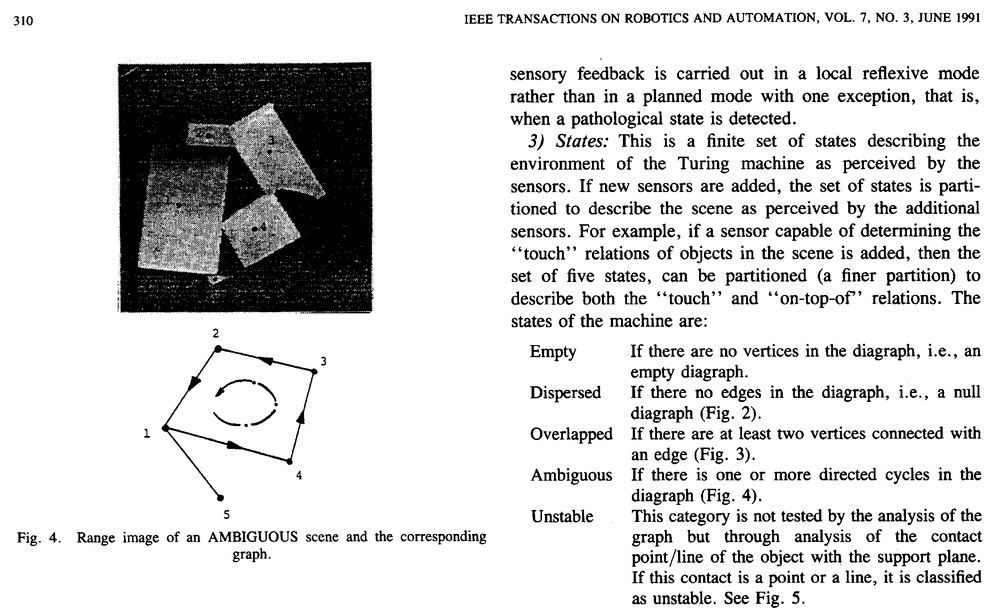
#> input picture Trabalho3/bitmap.pbm, 1000 x 615 px, shrunk from 2233 x 1374 before the run
$ jupyter execute trabalho3.ipynb   (older library calls are emulated)
#> lines starting #> are read from the running program, lines starting #| are printed output that depends on the picture; after the words box and inside, x2 and y2 are one past the last pixel; in counts of white or black regions, pixels touching at a corner belong together
# Trabalho 3 - Operações Morfológicas Para Reconhecimento de texto

[cell 1]
import cv2
import numpy as np
import imageio.v3 as iio
import matplotlib.pyplot as plt
#reading images used
img=iio.imread("bitmap.pbm")
#> img is the input picture: shape (615, 1000, 3); min 0, max 255, mean 215.8

plt.imshow(img, cmap= "gray",vmin=0,vmax=255)
plt.show()

[cell 2]
#inversão da imagem
img = 255-img
plt.imshow(img, cmap= "gray",vmin=0,vmax=255)
plt.show()

## Passo 1

[cell 3]
kernel1 = np.ones((1,100), np.uint8)

img_dilation = cv2.dilate(img, kernel1, iterations=1)
plt.imshow(img_dilation, cmap= "gray",vmin=0,vmax=255)
plt.title("passo 1")
plt.show()

## Passo 2

[cell 4]
img_erosion = cv2.erode(img_dilation, kernel1, iterations=1)
plt.imshow(img_erosion, cmap= "gray",vmin=0,vmax=255)
plt.title("passo 2")
plt.show()

## Passo 3

[cell 5]
kernel2 = np.ones((200,1), np.uint8)
img_dilation2 = cv2.dilate(img, kernel2, iterations=1)
plt.imshow(img_dilation2, cmap= "gray",vmin=0,vmax=255)
plt.title("passo 3")
plt.show()

## Passo 4

[cell 6]
img_erosion2 = cv2.erode(img_dilation2, kernel2, iterations=1)
plt.imshow(img_erosion2, cmap= "gray",vmin=0,vmax=255)
plt.title("passo 4")
plt.show()

## Passo 5

[cell 7]
img_and = cv2.bitwise_and(img_erosion, img_erosion2)
plt.imshow(img_and, cmap= "gray",vmin=0,vmax=255)
plt.title("passo 5")
plt.show()

# Passo 6

[cell 8]
kernel6 = np.ones((1, 30), np.uint8)
img_closing = cv2.morphologyEx(img_and, cv2.MORPH_CLOSE, kernel6)
plt.imshow(img_closing, cmap= "gray",vmin=0,vmax=255)
plt.title("passo 6")
plt.show()

## Passo 7

[cell 9]
gray = cv2.cvtColor(img_closing, cv2.COLOR_BGR2GRAY)
binary = cv2.threshold(gray, 0, 255, cv2.THRESH_BINARY| cv2.THRESH_OTSU)[1]
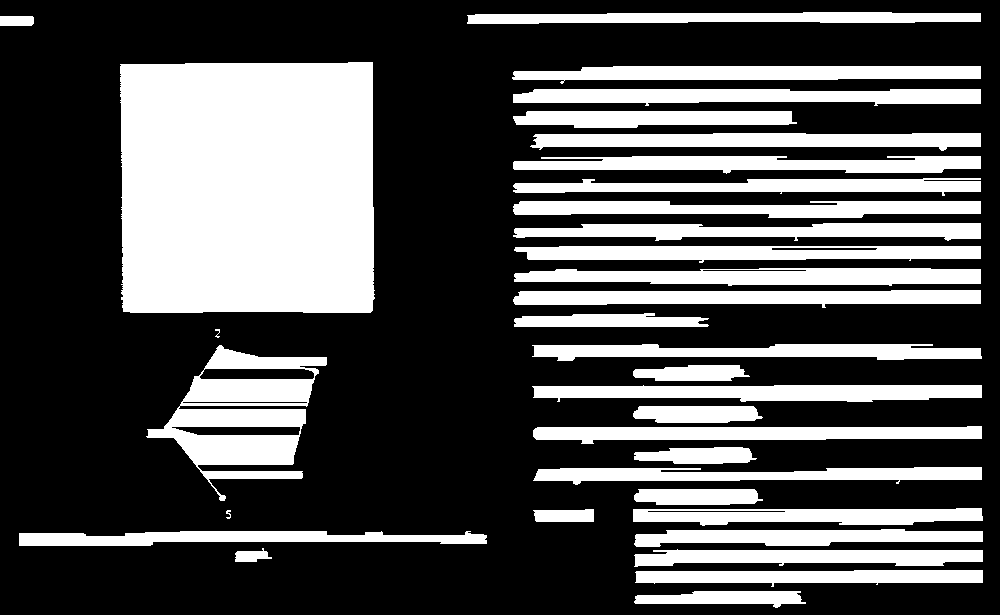
#> binary: shape (615, 1000); 32.8% white; 34 white regions, largest, box (x1, y1, x2, y2) and area: (120, 62, 375, 313) 62804, (146, 345, 327, 501) 11966, (514, 268, 981, 286) 6607
output = cv2.connectedComponentsWithStats(
	binary, cv2.CV_32S)
(numLabels, labels, stats, centroids) = output
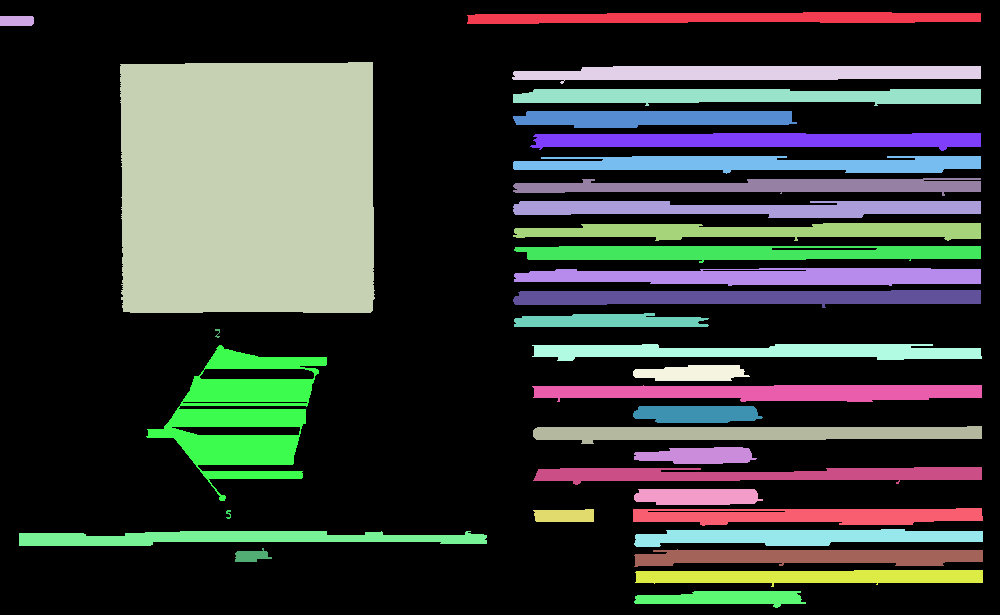
#> labels: shape (615, 1000) int32; 35 distinct labels, from 0 to 34; one colour per label, 0 black
#> numLabels = 35; stats = 35 rows, first 6: [0, 0, 1000, 615, 413470], [467, 12, 514, 12, 4949], [0, 16, 34, 10, 336], [120, 62, 255, 251, 62804], [512, 66, 469, 18, 6043], [513, 89, 468, 17, 6211]; centroids = 35 pairs, first value 16.31 to 812.1, second value 17.43 to 597.7

output = binary.copy()
output = cv2.cvtColor(output, cv2.COLOR_GRAY2RGB)

for i in range(0, numLabels):
    if i == 0:
        text = "examining component {}/{} (background)".format(i + 1, numLabels)
    else:
        text = "examining component {}/{}".format( i + 1, numLabels)
    x = stats[i, cv2.CC_STAT_LEFT]
    y = stats[i, cv2.CC_STAT_TOP]
    w = stats[i, cv2.CC_STAT_WIDTH]
    h = stats[i, cv2.CC_STAT_HEIGHT]
    area = stats[i, cv2.CC_STAT_AREA]
    (cX, cY) = centroids[i]
    cv2.rectangle(output, (x, y), (x + w, y + h), (0,255,0), 3)
    print("[INFO] {} : {}; x:{}, y:{}, w:{}, h:{}".format(text, area, x, y, w, h))
#> this loop made 35 passes
#> (text, x, y, w, h, area, cX, cY) on passes 1 to 5: ('examining component 1/35 (background)', 0, 0, 1000, 615, 413470, 475, 321.1), ('examining component 2/35', 467, 12, 514, 12, 4949, 724.7, 17.43), ('examining component 3/35', 0, 16, 34, 10, 336, 16.31, 20.48), ('examining component 4/35', 120, 62, 255, 251, 62804, 247.1, 187.3), ('examining component 5/35', 512, 66, 469, 18, 6043, 754.5, 72.65)
#> (printed output is left out)
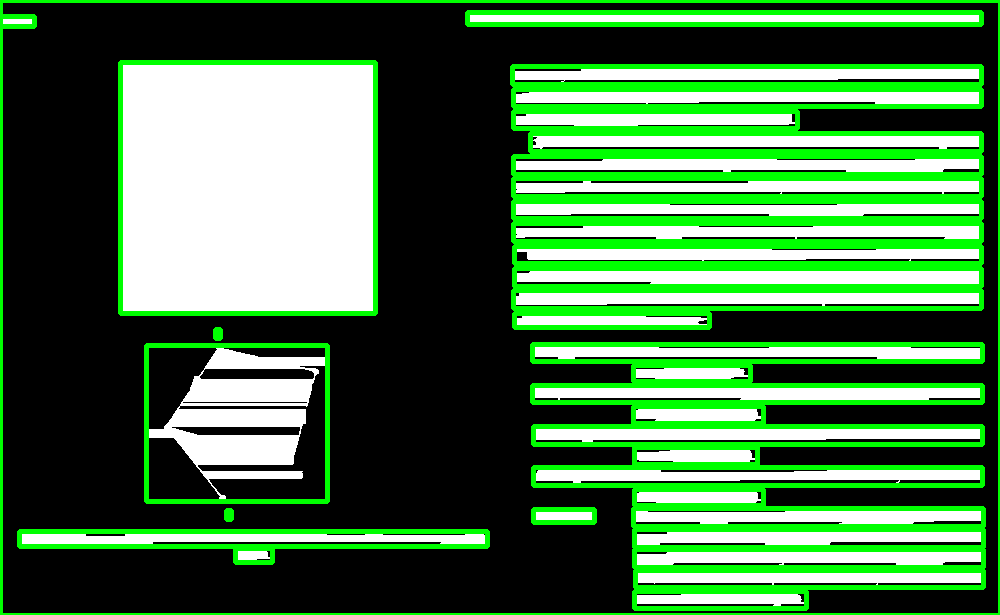
#> output: shape (615, 1000, 3); mean B, G, R 73, 121.7, 73

print(numLabels)
#| 35
plt.imshow(output, cmap= "gray",vmin=0,vmax=255)
plt.title("passo 7")
plt.show()

## Passo 8

[cell 10]
gray = cv2.cvtColor(img_closing, cv2.COLOR_BGR2GRAY)
binary = cv2.threshold(gray, 0, 255, cv2.THRESH_BINARY| cv2.THRESH_OTSU)[1]
output = cv2.connectedComponentsWithStats(
	binary, cv2.CV_32S)
(numLabels, labels, stats, centroids) = output

outputA = binary.copy()
outputA = cv2.cvtColor(outputA, cv2.COLOR_GRAY2RGB)

outputB = binary.copy()
outputB = cv2.cvtColor(outputB, cv2.COLOR_GRAY2RGB)


for i in range(0, numLabels):
    if i == 0:
        text = "examining component {}/{} (background)".format(i + 1, numLabels)
    # otherwise, we are examining an actual connected component
    else:
        text = "examining component {}/{}".format( i + 1, numLabels)
    # print a status message update for the current connected
    # component
    # extract the connected component statistics and centroid for
    # the current label
        x = stats[i, cv2.CC_STAT_LEFT]
        y = stats[i, cv2.CC_STAT_TOP]
        w = stats[i, cv2.CC_STAT_WIDTH]
        h = stats[i, cv2.CC_STAT_HEIGHT]
        area = stats[i, cv2.CC_STAT_AREA]
        areaRetangulo = w*h
        razao = area/areaRetangulo
        (cX, cY) = centroids[i]
        cv2.rectangle(outputA, (x, y), (x + w, y + h), (0,255,0), 3)
        cv2.rectangle(outputB, (x, y), (x + w, y + h), (0,255,0), 3)
        cv2.putText(outputA, "razao: {:,.2f}".format(razao), (int(cX), int(cY)), cv2.FONT_HERSHEY_SIMPLEX, 1, (255,0,0), 2, )

        transicoes = 0
        for i in range(x,x+w):
            for j in range(y, y+h):
                if(binary[j,x+1]>binary[j,x]):
                    transicoes+=1
        for i in range(x,x+w):
            for j in range(y, y+h):
                if(binary[j+1,x]>binary[j,x]):
                    transicoes+=1
        razao_transicao = transicoes/areaRetangulo
        cv2.putText(outputB, "razao: {:.2f}".format(razao_transicao), (int(cX), int(cY)), cv2.FONT_HERSHEY_SIMPLEX, 1, (255,0,0), 2, )
        print("[INFO] {}; area: {}, area retangulo: {} razao: {:,.2f} razao transicao: {:,.2f}".format(text, area,areaRetangulo, razao, razao_transicao))
#> this loop made 35 passes
#> (text, x, y, w, h, area, areaRetangulo, razao) on passes 2 to 7: ('examining component 2/35', 467, 12, 514, 12, 4949, 6168, 0.802), ('examining component 3/35', 0, 16, 34, 10, 336, 340, 0.988), ('examining component 4/35', 120, 62, 255, 251, 62804, 64005, 0.981), ('examining component 5/35', 512, 66, 469, 18, 6043, 8442, 0.716), ('examining component 6/35', 513, 89, 468, 17, 6211, 7956, 0.781), ('examining component 7/35', 513, 111, 284, 17, 4026, 4828, 0.834)
#> (printed output is left out)
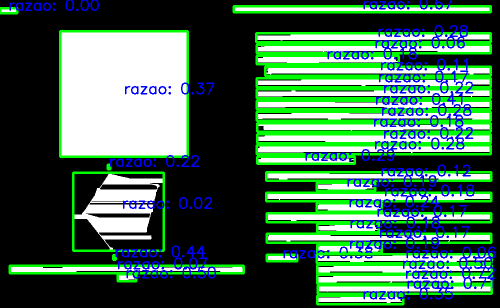
#> outputB: shape (615, 1000, 3) (shown at 1/2 size); mean B, G, R 83.2, 108.4, 67.5

print(numLabels)
#| 35
plt.imshow(outputA, cmap= "gray",vmin=0,vmax=255)
plt.title("passo 8a")
plt.show()
plt.imshow(outputB, cmap= "gray",vmin=0,vmax=255)
plt.title("passo 8b")
plt.show()

## Passo 9

[cell 11]
gray = cv2.cvtColor(img_closing, cv2.COLOR_BGR2GRAY)
binary = cv2.threshold(gray, 0, 255, cv2.THRESH_BINARY| cv2.THRESH_OTSU)[1]
output = cv2.connectedComponentsWithStats(
	binary, cv2.CV_32S)
(numLabels, labels, stats, centroids) = output

outputA = img.copy()
outputA = 255 - outputA
num_linhas = 0
for i in range(1, numLabels):
    text = "examining component {}/{}".format( i + 1, numLabels)
    x = stats[i, cv2.CC_STAT_LEFT]
    y = stats[i, cv2.CC_STAT_TOP]
    w = stats[i, cv2.CC_STAT_WIDTH]
    h = stats[i, cv2.CC_STAT_HEIGHT]
    area = stats[i, cv2.CC_STAT_AREA]
    areaRetangulo = w*h
    razao = area/areaRetangulo
    (cX, cY) = centroids[i]

    transicoes = 0
    for i in range(x,x+w):
        for j in range(y, y+h):
            if(binary[j,x+1]>binary[j,x]):
                transicoes+=1
    for i in range(x,x+w):
        for j in range(y, y+h):
            if(binary[j+1,x]>binary[j,x]):
                transicoes+=1
    razao_transicao = transicoes/areaRetangulo
    if( 0.47 < razao < 0.9 and 1>razao_transicao>0 and area > 200):
        num_linhas += 1
        cv2.rectangle(outputA, (x, y), (x + w, y + h), (0,255,0), 3)
#> this loop made 34 passes
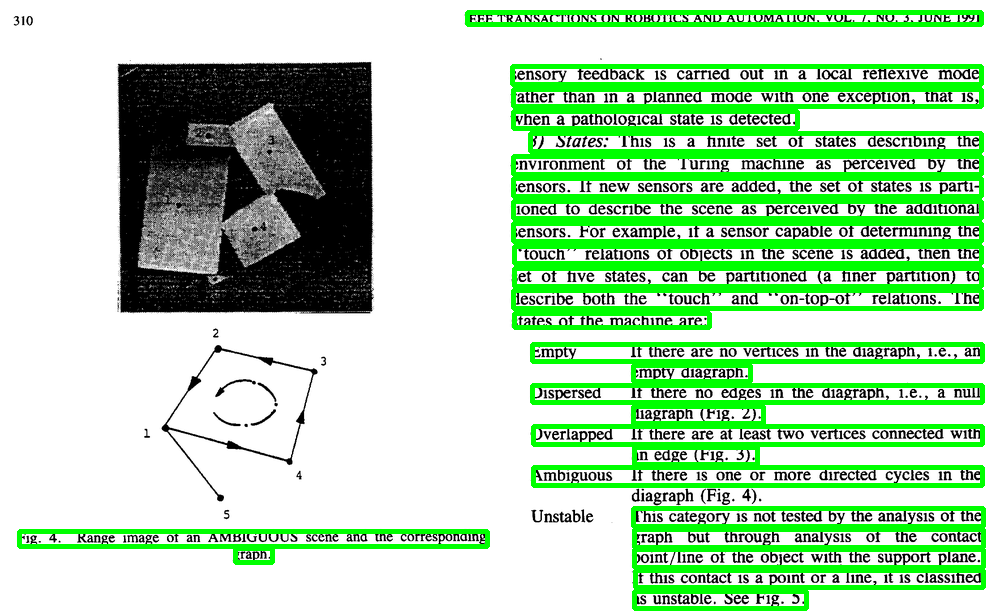
#> outputA: shape (615, 1000, 3); 16% of pixels changed, all inside (x1, y1, x2, y2) = (17, 10, 986, 611)

plt.imshow(outputA, cmap= "gray",vmin=0,vmax=255)
plt.title("passo 9")
print("Número de linhas: ", num_linhas)
#| Número de linhas:  27

## Passo 10

[cell 12]
kernel10 = np.ones((1, 10), np.uint8)
kernel11 = np.ones((10,1), np.uint8)
img_closing = cv2.morphologyEx(img, cv2.MORPH_CLOSE, kernel10)
img_closing = cv2.morphologyEx(img_closing, cv2.MORPH_CLOSE, kernel11)

gray = cv2.cvtColor(img_closing, cv2.COLOR_BGR2GRAY)
binary = cv2.threshold(gray, 0, 255, cv2.THRESH_BINARY| cv2.THRESH_OTSU)[1]
#> binary: shape (615, 1000); 24.8% white; 51 white regions, largest, box (x1, y1, x2, y2) and area: (119, 63, 375, 314) 62994, (632, 345, 983, 609) 30119, (580, 157, 981, 309) 16653
output = cv2.connectedComponentsWithStats(
	binary, cv2.CV_32S)
(numLabels, labels, stats, centroids) = output
#> labels: shape (615, 1000) int32; 52 distinct labels, from 0 to 51

outputA = img.copy()
outputA = 255 - outputA

num_palavras = 0
for i in range(1, numLabels):
    x = stats[i, cv2.CC_STAT_LEFT]
    y = stats[i, cv2.CC_STAT_TOP]
    w = stats[i, cv2.CC_STAT_WIDTH]
    h = stats[i, cv2.CC_STAT_HEIGHT]
    area = stats[i, cv2.CC_STAT_AREA]
    areaRetangulo = w*h
    razao = area/areaRetangulo
    (cX, cY) = centroids[i]

    transicoes = 0
    for i in range(x,x+w):
        for j in range(y, y+h):
            if(binary[j,x+1]>binary[j,x]):
                transicoes+=1
    for i in range(x,x+w):
        for j in range(y, y+h):
            if(binary[j+1,x]>binary[j,x]):
                transicoes+=1
    razao_transicao = transicoes/areaRetangulo
    if( 0.2 < razao < 0.95 and 1>razao_transicao>0 and area>70):
        num_palavras += 1
        cv2.rectangle(outputA, (x, y), (x + w, y + h), (0,255,0), 3)
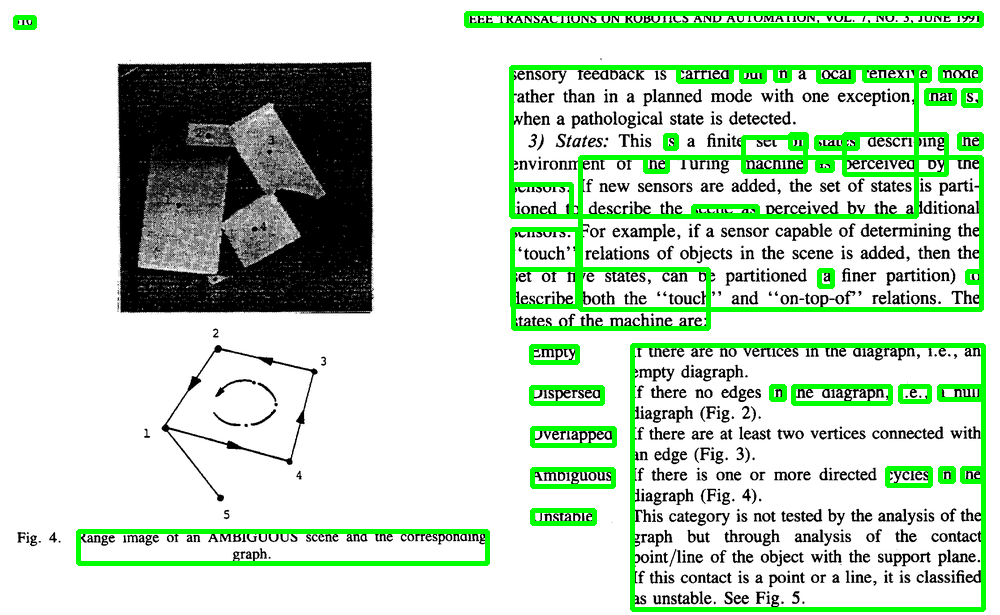
#> outputA: shape (615, 1000, 3); 7.5% of pixels changed, all inside (x1, y1, x2, y2) = (13, 11, 986, 612)
plt.imshow(outputA, cmap= "gray",vmin=0,vmax=255)
plt.title("passo 10")
print("Número final de palavras: ", num_palavras)
#| Número final de palavras:  40

$ run again, with Trabalho3/passo1.png saved as Trabalho3/bitmap.pbm
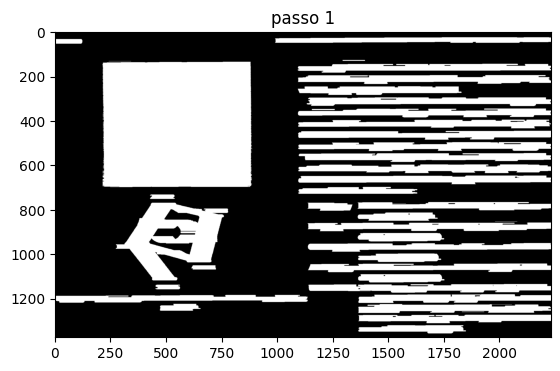
#> input picture Trabalho3/passo1.png, 560 x 371 px
#> img is the input picture: shape (371, 560, 3); min 0, max 255, mean 139
#> `(numLabels, labels, stats, centroids) = output`: numLabels = 7; stats = [[0, 0, 560, 371, 87169], [275, 11, 61, 17, 598], [0, 28, 560, 314, 114914], [552, 68, 8, 1, 8], [552, 101, 8, 1, 8], [551, 308, 9, 1, 9], [54, 348, 506, 10, 5054]]; centroids = [[255.5, 159.8], [304, 18.45], [296.3, 197.6], [555.5, 68], [555.5, 101], [555, 308], [306.8, 352.5]]
#> the loop `for i in range(0, numLabels):` made 7 passes
#> (text, x, y, w, h, area, cX, cY) on passes 1, 2, 3, 7: ('examining component 1/7 (background)', 0, 0, 560, 371, 87169, 255.5, 159.8), ('examining component 2/7', 275, 11, 61, 17, 598, 304, 18.45), ('examining component 3/7', 0, 28, 560, 314, 114914, 296.3, 197.6), ('examining component 7/7', 54, 348, 506, 10, 5054, 306.8, 352.5)
#> (printed output is left out)
#| 7
#> the loop `for i in range(0, numLabels):` made 7 passes
#> (text, x, y, w, h, area, areaRetangulo, razao) on passes 2, 3, 7: ('examining component 2/7', 275, 11, 61, 17, 598, 1037, 0.577), ('examining component 3/7', 0, 28, 560, 314, 114914, 175840, 0.654), ('examining component 7/7', 54, 348, 506, 10, 5054, 5060, 0.999)
#> (printed output is left out)
#> after the loop `for i in range(0, numLabels):`:
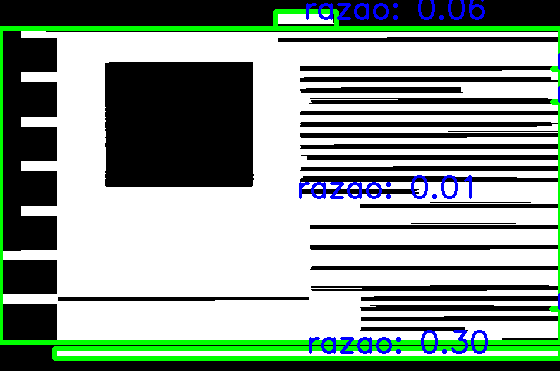
#> outputB: shape (371, 560, 3); mean B, G, R 145.3, 156, 141.1
#| 7
#> the loop `for i in range(1, numLabels):` made 6 passes
#> after the loop `for i in range(1, numLabels):`: num_linhas = 2
#| Número de linhas:  2
#> `(numLabels, labels, stats, centroids) = output`: stats = [[0, 0, 560, 371, 72357], [14, 12, 539, 347, 135403]]; centroids = [[201.8, 167.4], [321, 194.4]]
#> the loop `for i in range(1, numLabels):` made 1 pass
#> (x, y, w, h, area, areaRetangulo, razao, cX) on pass 1: (14, 12, 539, 347, 135403, 187033, 0.724, 321)
#> after the loop `for i in range(1, numLabels):`:
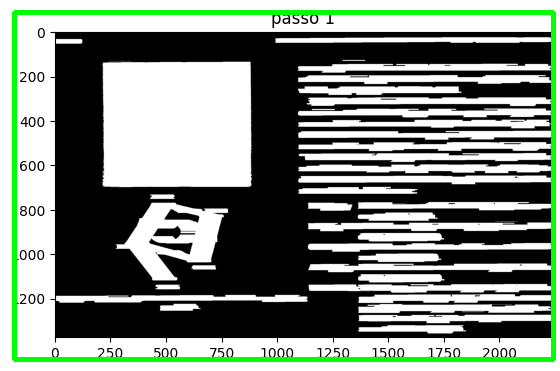
#> outputA: shape (371, 560, 3); 4.26% of pixels changed, all inside (x1, y1, x2, y2) = (12, 10, 556, 362)
#> after the loop `for i in range(1, numLabels):`: num_palavras = 1
#| Número final de palavras:  1
